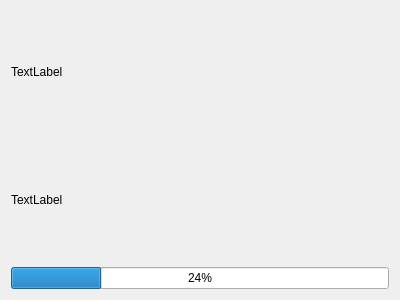
<?xml version="1.0" encoding="UTF-8"?>
<ui version="4.0">
 <class>receivefiledialog</class>
 <widget class="QWidget" name="receivefiledialog">
  <property name="geometry">
   <rect>
    <x>0</x>
    <y>0</y>
    <width>400</width>
    <height>300</height>
   </rect>
  </property>
  <property name="windowTitle">
   <string>Form</string>
  </property>
  <layout class="QVBoxLayout" name="verticalLayout_3">
   <item>
    <layout class="QVBoxLayout" name="verticalLayout_2">
     <item>
      <layout class="QVBoxLayout" name="verticalLayout">
       <item>
        <widget class="QLabel" name="label">
         <property name="text">
          <string>TextLabel</string>
         </property>
        </widget>
       </item>
       <item>
        <widget class="QLabel" name="label_message">
         <property name="text">
          <string>TextLabel</string>
         </property>
        </widget>
       </item>
      </layout>
     </item>
     <item>
      <widget class="QProgressBar" name="progressBar">
       <property name="value">
        <number>24</number>
       </property>
      </widget>
     </item>
    </layout>
   </item>
  </layout>
 </widget>
 <resources/>
 <connections/>
</ui>
